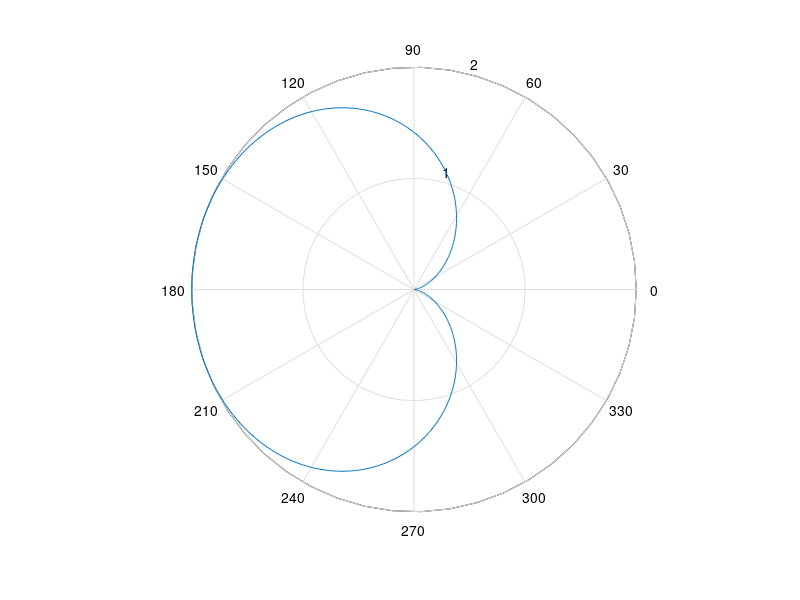

Source code (MATLAB): (Note: this script raises an error after producing the figure.)
lambda=0.03;
d = lambda/4;
phi = pi/2;
k = 2*pi/lambda

theta = 0:0.01:2*pi;


rho = 2*cos(k * d/2 * cos(theta) + phi/2);

polar(theta, rho);
polarplot(theta,rho);
